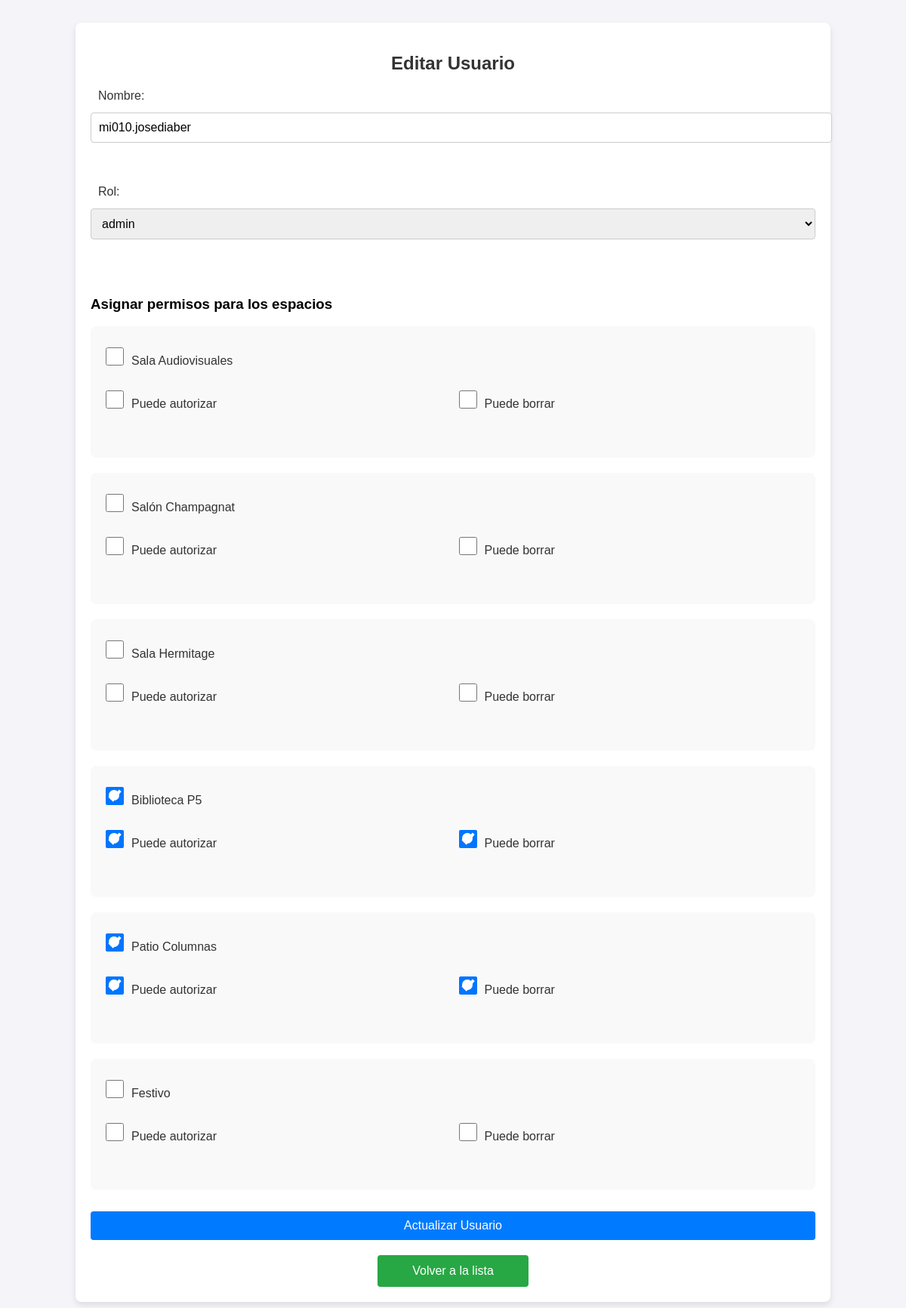
/editar_usuario.php?id=2, run on the app's committed database.
### tables this page shows
CREATE TABLE `usuarios` (
  `id_usuario` int(11) NOT NULL AUTO_INCREMENT,
  `nombre` varchar(100) NOT NULL,
  `fecha_registro` timestamp NOT NULL DEFAULT current_timestamp(),
  `rol_id` int(11) NOT NULL DEFAULT 3,
  PRIMARY KEY (`id_usuario`)
);

CREATE TABLE `espacios` (
  `id_espacio` int(11) NOT NULL AUTO_INCREMENT,
  `nombre` varchar(100) NOT NULL,
  `color` varchar(7) DEFAULT '#ffffff',
  PRIMARY KEY (`id_espacio`)
);

CREATE TABLE `permisos_espacios` (
  `id_permiso` int(11) NOT NULL AUTO_INCREMENT,
  `id_usuario` int(11) NOT NULL,
  `id_espacio` int(11) NOT NULL,
  `puede_borrar` tinyint(1) DEFAULT 0,
  `puede_autorizar` tinyint(1) DEFAULT 0,
  PRIMARY KEY (`id_permiso`),
  KEY `id_usuario` (`id_usuario`),
  KEY `id_espacio` (`id_espacio`),
  CONSTRAINT `permisos_espacios_ibfk_1` FOREIGN KEY (`id_usuario`) REFERENCES `usuarios` (`id_usuario`),
  CONSTRAINT `permisos_espacios_ibfk_2` FOREIGN KEY (`id_espacio`) REFERENCES `espacios` (`id_espacio`)
);

### editar_usuario.php (the view, shortened to what this page needs)
<?php
require __DIR__ . '/config_local.php';
if (isset($_GET['id'])) {
    $id_usuario = (int)$_GET['id'];
    $sqlUsuario = "SELECT * FROM usuarios WHERE id_usuario = $id_usuario";
    $resultadoUsuario = $conn->query($sqlUsuario);
    if ($resultadoUsuario->num_rows > 0) {
        $usuario = $resultadoUsuario->fetch_assoc();
    } else {
        die("Usuario no encontrado.");
    }
} else {
    die("ID de usuario no proporcionado.");
}
$sqlRoles = "SELECT id, nombre FROM roles";
$resultadoRoles = $conn->query($sqlRoles);
$sqlEspacios = "SELECT id_espacio, nombre FROM espacios";
$resultadoEspacios = $conn->query($sqlEspacios);
?>
<!DOCTYPE html>
<html lang="es">
<head>
</head>
<body>
<div class="container">
    <h2>Editar Usuario</h2>
    <form method="POST">
        <label for="nombre">Nombre:</label>
        <input type="text" id="nombre" name="nombre" value="<?php echo $usuario['nombre']; ?>" required><br><br>
        <label for="rol_id">Rol:</label>
        <select id="rol_id" name="rol_id" required>
            <?php
            while ($row = $resultadoRoles->fetch_assoc()) {
                $selected = ($row['id'] == $usuario['rol_id']) ? 'selected' : '';
                echo "<option value='" . $row['id'] . "' $selected>" . $row['nombre'] . "</option>";
            }
            ?>
        </select><br><br>
        <h3>Asignar permisos para los espacios</h3>
        <?php
        while ($espacio = $resultadoEspacios->fetch_assoc()) {
            $sqlPermisosUsuario = "SELECT * FROM permisos_espacios WHERE id_usuario = $id_usuario AND id_espacio = " . $espacio['id_espacio'];
            $resultadoPermisos = $conn->query($sqlPermisosUsuario);
            $permiso = $resultadoPermisos->num_rows > 0 ? $resultadoPermisos->fetch_assoc() : null;
        ?>
            <div class="space-section">
                <label>
                    <input type="checkbox" name="espacios[]" value="<?php echo $espacio['id_espacio']; ?>"
                        <?php echo isset($permiso) ? 'checked' : ''; ?>>
                    <?php echo $espacio['nombre']; ?>
                </label>
                <div class="checkbox-group">
                    <label>
                        <input type="checkbox" name="puede_autorizar[<?php echo $espacio['id_espacio']; ?>]" value="1"
                            <?php echo isset($permiso['puede_autorizar']) && $permiso['puede_autorizar'] ? 'checked' : ''; ?>>
                        Puede autorizar
                    </label>
                    <label>
                        <input type="checkbox" name="puede_borrar[<?php echo $espacio['id_espacio']; ?>]" value="1"
                            <?php echo isset($permiso['puede_borrar']) && $permiso['puede_borrar'] ? 'checked' : ''; ?>>
                        Puede borrar
                    </label>
                </div>
            </div>
        <?php } ?>
        <button type="submit">Actualizar Usuario</button>
    </form>
    <button class="back-btn" onclick="window.location.href='administrar_usuarios.php'">Volver a la lista</button>
</div>
</body>
</html>

### editar_usuario.php (style rules this page uses)
body { font-family: 'Arial', sans-serif; background-color: #f4f4f9; margin: 0; padding: 0; }
.container { width: 80%; margin: 30px auto; padding: 20px; background-color: #ffffff; box-shadow: 0 4px 8px rgba(0, 0, 0, 0.1); border-radius: 8px; }
h2 { text-align: center; color: #333; font-size: 24px; }
form { display: flex; flex-direction: column; width: 100%; margin: 0 auto; }
label { font-size: 16px; margin-bottom: 5px; }
input, select, button { padding: 10px; margin: 8px 0 20px; border-radius: 4px; border: 1px solid #ccc; font-size: 16px; }
input[type="text"], select { width: 100%; }
button { background-color: #007bff; color: white; border: none; cursor: pointer; font-size: 16px; text-align: center; }
.back-btn { background-color: #28a745; color: white; padding: 12px; text-align: center; border-radius: 4px; border: none; cursor: pointer; display: block; width: 200px; margin: 0 auto; }
.checkbox-group { display: grid; grid-template-columns: repeat(2, 1fr); gap: 15px; margin-bottom: 20px; }
input[type="checkbox"] { width: 24px; height: 24px; border-radius: 50%; border: 2px solid #ccc; background-color: #fff; cursor: pointer; position: relative; transition: all 0.3s ease; }
input[type="checkbox"]:checked { border-color: #007bff; background-color: #007bff; }
input[type="checkbox"]:checked::before { content: ''; position: absolute; top: 4px; left: 4px; width: 14px; height: 14px; background-color: #fff; border-radius: 50%; transform: scale(1); transition: transform 0.2s ease; }
label { font-size: 16px; color: #333; display: flex; align-items: center; cursor: pointer; margin-left: 10px; }
.space-section { background-color: #f9f9f9; border-radius: 8px; padding: 20px; margin-bottom: 20px; }
.space-section label { margin-left: 0; }
.space-section input { margin-right: 10px; }

### data on the page
usuarios: nombre "mi010.josediaber"
espacios: nombre "Sala Audiovisuales"
espacios: nombre "Salón Champagnat"
espacios: nombre "Sala Hermitage"
espacios: nombre "Biblioteca P5"
permisos_espacios: puede_autorizar "☑", puede_borrar "☑"
espacios: nombre "Patio Columnas"
permisos_espacios: puede_autorizar "☑", puede_borrar "☑"
espacios: nombre "Festivo"

### other printed values
form field rol_id "admin"
